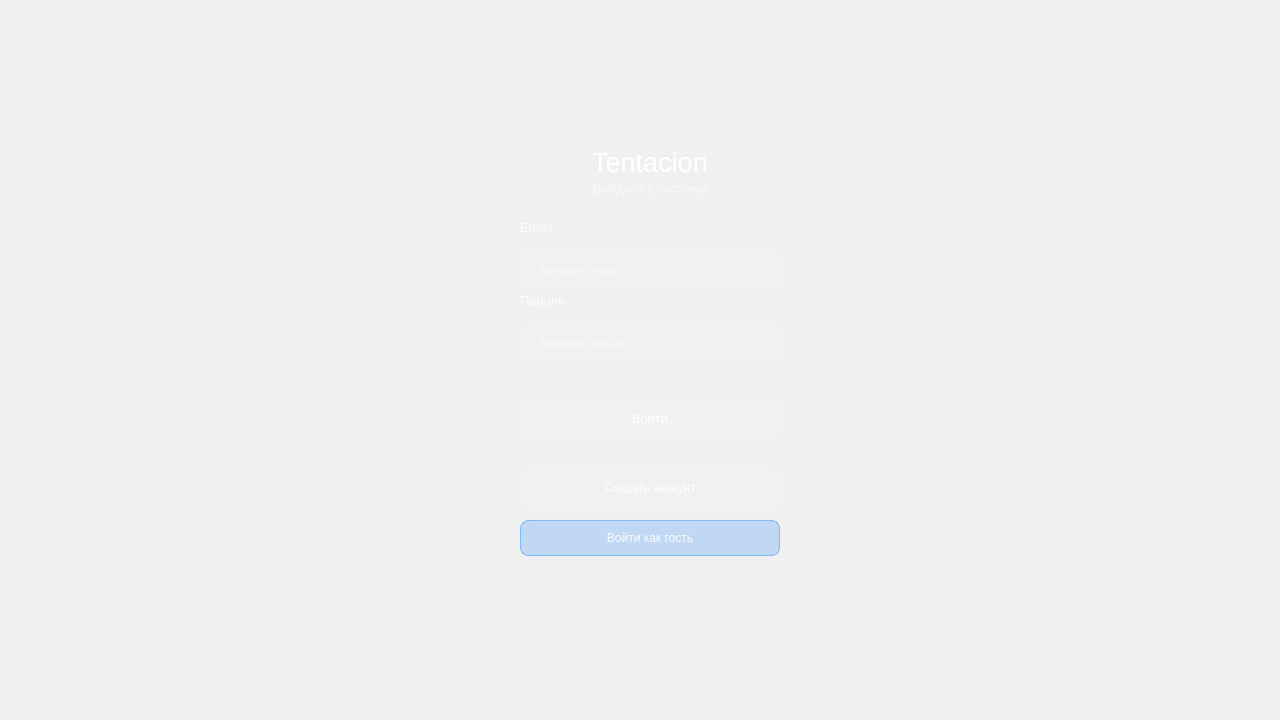
<?xml version="1.0" encoding="UTF-8"?>
<ui version="4.0">
 <class>MainWindow</class>
 <widget class="QMainWindow" name="MainWindow">
  <property name="geometry">
   <rect>
    <x>0</x>
    <y>0</y>
    <width>1280</width>
    <height>720</height>
   </rect>
  </property>
  <property name="windowTitle">
   <string>Tentacion - Авторизация</string>
  </property>
  <property name="styleSheet">
   <string notr="true">QMainWindow {
    background: qlineargradient(x1:0, y1:0, x2:1, y2:1,
                                stop:0 #0a0a0a, stop:0.5 #1a1a1a, stop:1 #0f0f0f);
    border: none;
}</string>
  </property>
  <widget class="QWidget" name="centralwidget">
   <!-- Минималистичный фон -->
   <widget class="QLabel" name="background">
    <property name="geometry">
     <rect>
      <x>0</x>
      <y>0</y>
      <width>1280</width>
      <height>720</height>
     </rect>
    </property>
    <property name="styleSheet">
     <string notr="true">background: qlineargradient(x1:0, y1:0, x2:1, y2:1,
                                stop:0 #0a0a0a, stop:0.3 #1a1a1a, stop:0.7 #0f0f0f, stop:1 #050505);
border: none;</string>
    </property>
    <property name="text">
     <string/>
    </property>
   </widget>
   
   <!-- Полупрозрачная панель авторизации -->
   <widget class="QFrame" name="frame">
    <property name="geometry">
     <rect>
      <x>490</x>
      <y>120</y>
      <width>320</width>
      <height>480</height>
     </rect>
    </property>
    <property name="styleSheet">
     <string notr="true">QFrame {
    background: rgba(255, 255, 255, 0.05);
    border: 1px solid rgba(255, 255, 255, 0.1);
    border-radius: 20px;
}</string>
    </property>
    <property name="frameShape">
     <enum>QFrame::Shape::StyledPanel</enum>
    </property>
    <property name="frameShadow">
     <enum>QFrame::Shadow::Raised</enum>
    </property>
    
    <!-- Заголовок -->
    <widget class="QLabel" name="label_3">
     <property name="geometry">
      <rect>
       <x>50</x>
       <y>25</y>
       <width>220</width>
       <height>35</height>
      </rect>
     </property>
     <property name="styleSheet">
      <string notr="true">background: transparent;
color: #ffffff;
font-size: 22px;
font-weight: 300;
font-family: 'Segoe UI', Arial, sans-serif;
border: none;</string>
     </property>
     <property name="text">
      <string>&lt;html&gt;&lt;head/&gt;&lt;body&gt;&lt;p align=&quot;center&quot;&gt;&lt;span style=&quot; font-size:20pt; font-weight:300; color:#ffffff;&quot;&gt;Tentacion&lt;/span&gt;&lt;/p&gt;&lt;/body&gt;&lt;/html&gt;</string>
     </property>
    </widget>
    
    <!-- Подзаголовок -->
    <widget class="QLabel" name="subtitle">
     <property name="geometry">
      <rect>
       <x>50</x>
       <y>60</y>
       <width>220</width>
       <height>18</height>
      </rect>
     </property>
     <property name="styleSheet">
      <string notr="true">background: transparent;
color: rgba(255, 255, 255, 0.6);
font-size: 11px;
font-weight: 300;
font-family: 'Segoe UI', Arial, sans-serif;
border: none;</string>
     </property>
     <property name="text">
      <string>&lt;html&gt;&lt;head/&gt;&lt;body&gt;&lt;p align=&quot;center&quot;&gt;&lt;span style=&quot; font-size:10pt; color:rgba(255, 255, 255, 0.6);&quot;&gt;Войдите в систему&lt;/span&gt;&lt;/p&gt;&lt;/body&gt;&lt;/html&gt;</string>
     </property>
    </widget>
    
    <!-- Контейнер для полей ввода -->
    <widget class="QWidget" name="verticalLayoutWidget">
     <property name="geometry">
      <rect>
       <x>30</x>
       <y>100</y>
       <width>260</width>
       <height>160</height>
      </rect>
     </property>
     <property name="styleSheet">
      <string notr="true">background: transparent;</string>
     </property>
    <layout class="QVBoxLayout" name="verticalLayout">
     <property name="spacing">
      <number>16</number>
     </property>
     <property name="bottomMargin">
      <number>30</number>
     </property>
      
      <!-- Поле Email -->
      <item>
       <widget class="QLabel" name="email_label">
        <property name="styleSheet">
         <string notr="true">background: transparent;
color: rgba(255, 255, 255, 0.8);
font-size: 11px;
font-weight: 400;
font-family: 'Segoe UI', Arial, sans-serif;
border: none;</string>
        </property>
        <property name="text">
         <string>&lt;html&gt;&lt;head/&gt;&lt;body&gt;&lt;p&gt;&lt;span style=&quot; font-size:10pt;&quot;&gt;Email&lt;/span&gt;&lt;/p&gt;&lt;/body&gt;&lt;/html&gt;</string>
        </property>
       </widget>
      </item>
      
      <item>
       <widget class="QLineEdit" name="email_edit">
        <property name="styleSheet">
         <string notr="true">QLineEdit {
    background: rgba(255, 255, 255, 0.08);
    border: 1px solid rgba(255, 255, 255, 0.15);
    border-radius: 8px;
    padding: 12px 16px;
    min-width: 200px;
    min-height: 12px;
    color: #ffffff;
    font-size: 12px;
    font-family: 'Segoe UI', Arial, sans-serif;
}
QLineEdit:focus {
    border: 1px solid rgba(255, 255, 255, 0.3);
    background: rgba(255, 255, 255, 0.12);
}
QLineEdit::placeholder {
    color: rgba(255, 255, 255, 0.4);
}</string>
        </property>
        <property name="placeholderText">
         <string>Введите email</string>
        </property>
       </widget>
      </item>
      
      <!-- Поле Password -->
      <item>
       <widget class="QLabel" name="password_label">
        <property name="styleSheet">
         <string notr="true">background: transparent;
color: rgba(255, 255, 255, 0.8);
font-size: 11px;
font-weight: 400;
font-family: 'Segoe UI', Arial, sans-serif;
border: none;</string>
        </property>
        <property name="text">
         <string>&lt;html&gt;&lt;head/&gt;&lt;body&gt;&lt;p&gt;&lt;span style=&quot; font-size:10pt;&quot;&gt;Пароль&lt;/span&gt;&lt;/p&gt;&lt;/body&gt;&lt;/html&gt;</string>
        </property>
       </widget>
      </item>
      
      <item>
       <widget class="QLineEdit" name="password_edit">
        <property name="echoMode">
         <enum>QLineEdit::EchoMode::Password</enum>
        </property>
        <property name="styleSheet">
         <string notr="true">QLineEdit {
    background: rgba(255, 255, 255, 0.08);
    border: 1px solid rgba(255, 255, 255, 0.15);
    border-radius: 8px;
    padding: 12px 16px;
    min-width: 200px;
    min-height: 12px;
    color: #ffffff;
    font-size: 12px;
    font-family: 'Segoe UI', Arial, sans-serif;
}
QLineEdit:focus {
    border: 1px solid rgba(255, 255, 255, 0.3);
    background: rgba(255, 255, 255, 0.12);
}
QLineEdit::placeholder {
    color: rgba(255, 255, 255, 0.4);
}</string>
        </property>
        <property name="placeholderText">
         <string>Введите пароль</string>
        </property>
       </widget>
      </item>
     </layout>
    </widget>
    
    <!-- Кнопка входа -->
    <widget class="QPushButton" name="sing_in">
     <property name="geometry">
      <rect>
       <x>30</x>
       <y>280</y>
       <width>260</width>
       <height>36</height>
      </rect>
     </property>
     <property name="styleSheet">
      <string notr="true">QPushButton {
    background: rgba(255, 255, 255, 0.1);
    border: 1px solid rgba(255, 255, 255, 0.2);
    border-radius: 8px;
    color: #ffffff;
    font-size: 13px;
    font-weight: 400;
    font-family: 'Segoe UI', Arial, sans-serif;
}
QPushButton:hover {
    background: rgba(255, 255, 255, 0.15);
    border: 1px solid rgba(255, 255, 255, 0.3);
}
QPushButton:pressed {
    background: rgba(255, 255, 255, 0.08);
}</string>
     </property>
     <property name="text">
      <string>Войти</string>
     </property>
    </widget>
    
    <!-- Кнопка регистрации -->
    <widget class="QPushButton" name="registration">
     <property name="geometry">
      <rect>
       <x>30</x>
       <y>350</y>
       <width>260</width>
       <height>36</height>
      </rect>
     </property>
     <property name="styleSheet">
      <string notr="true">QPushButton {
    background: rgba(255, 255, 255, 0.08);
    border: 1px solid rgba(255, 255, 255, 0.2);
    border-radius: 8px;
    color: rgba(255, 255, 255, 0.9);
    font-size: 12px;
    font-weight: 400;
    font-family: 'Segoe UI', Arial, sans-serif;
}
QPushButton:hover {
    background: rgba(255, 255, 255, 0.12);
    border: 1px solid rgba(255, 255, 255, 0.3);
    color: #ffffff;
}
QPushButton:pressed {
    background: rgba(255, 255, 255, 0.06);
}</string>
     </property>
     <property name="text">
      <string>Создать аккаунт</string>
     </property>
    </widget>
    <!-- Кнопка входа как гость -->
    <widget class="QPushButton" name="guest_btn">
     <property name="geometry">
      <rect>
       <x>30</x>
       <y>400</y>
       <width>260</width>
       <height>36</height>
      </rect>
     </property>
     <property name="styleSheet">
      <string notr="true">QPushButton {
    background: rgba(0, 122, 255, 0.2);
    border: 1px solid rgba(0, 122, 255, 0.4);
    border-radius: 8px;
    color: rgba(255, 255, 255, 0.9);
    font-size: 12px;
    font-weight: 400;
    font-family: 'SF Pro Display', 'Segoe UI', sans-serif;
}
QPushButton:hover {
    background: rgba(0, 122, 255, 0.3);
    border: 1px solid rgba(0, 122, 255, 0.6);
    color: #ffffff;
}
QPushButton:pressed {
    background: rgba(0, 122, 255, 0.15);
    border: 1px solid rgba(0, 122, 255, 0.3);
}</string>
     </property>
     <property name="text">
      <string>Войти как гость</string>
     </property>
    </widget>
   </widget>
   
   <!-- Декоративные элементы -->
   <widget class="QLabel" name="decorative_circle1">
    <property name="geometry">
     <rect>
      <x>100</x>
      <y>100</y>
      <width>80</width>
      <height>80</height>
     </rect>
    </property>
    <property name="styleSheet">
     <string notr="true">background: qradialgradient(cx:0.5, cy:0.5, radius:1,
                                stop:0 rgba(255, 255, 255, 0.03), stop:1 rgba(255, 255, 255, 0));
border-radius: 40px;
border: 1px solid rgba(255, 255, 255, 0.05);</string>
    </property>
    <property name="text">
     <string/>
    </property>
   </widget>
   
   <widget class="QLabel" name="decorative_circle2">
    <property name="geometry">
     <rect>
      <x>1100</x>
      <y>500</y>
      <width>60</width>
      <height>60</height>
     </rect>
    </property>
    <property name="styleSheet">
     <string notr="true">background: qradialgradient(cx:0.5, cy:0.5, radius:1,
                                stop:0 rgba(255, 255, 255, 0.02), stop:1 rgba(255, 255, 255, 0));
border-radius: 30px;
border: 1px solid rgba(255, 255, 255, 0.03);</string>
    </property>
    <property name="text">
     <string/>
    </property>
   </widget>
   
   <zorder>background</zorder>
   <zorder>decorative_circle1</zorder>
   <zorder>decorative_circle2</zorder>
   <zorder>frame</zorder>
  </widget>
 </widget>
 <resources/>
 <connections/>
</ui>
